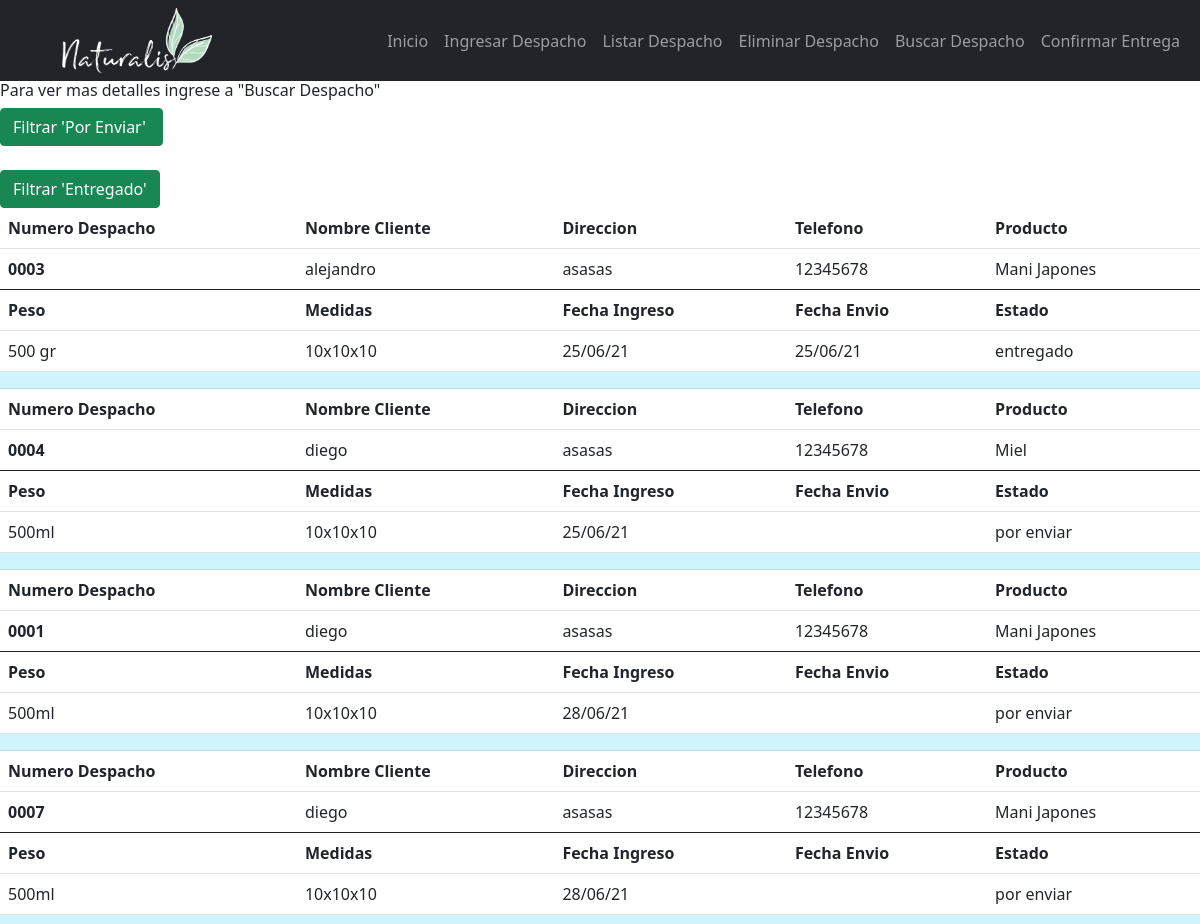
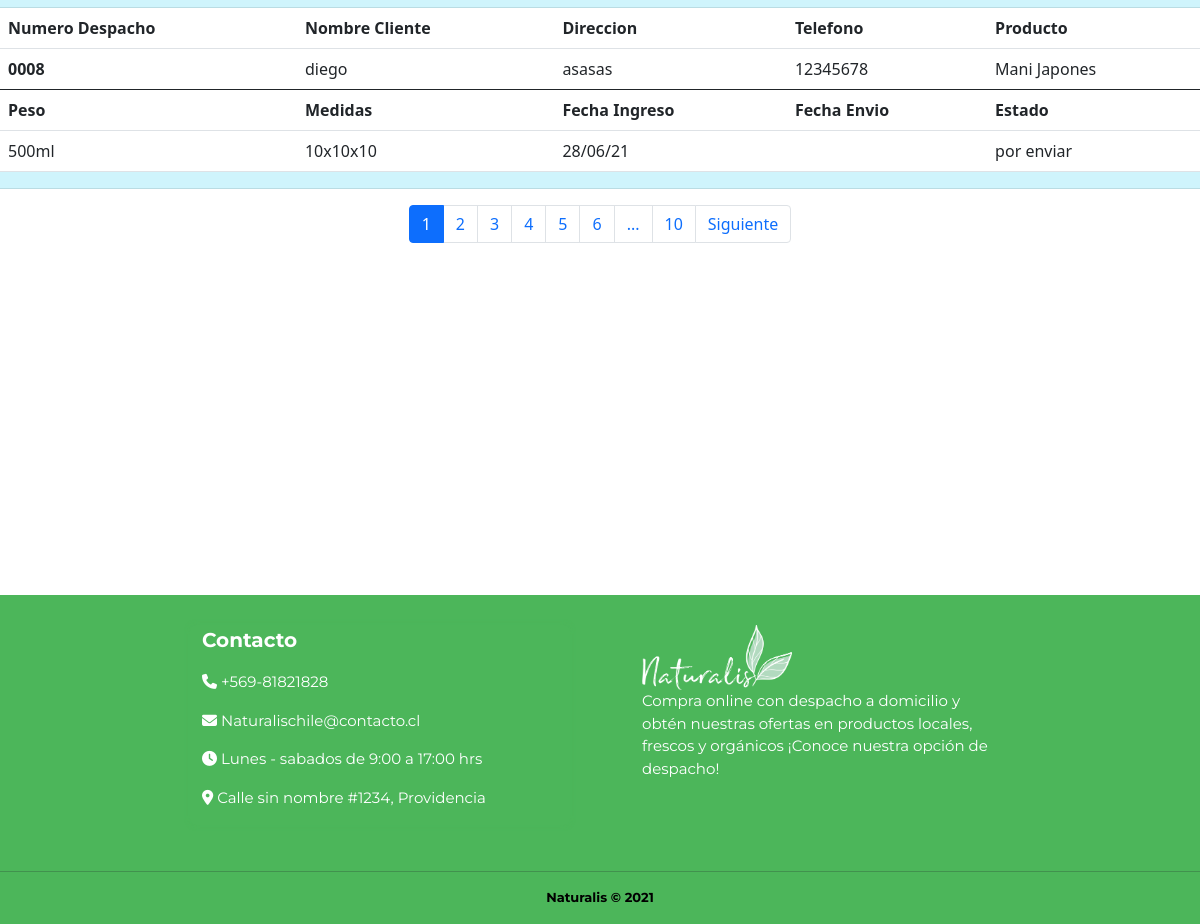
Page /listar_todo/ on the committed database (2 pictures, top to bottom).
### app_despacho/models.py (models this page shows)
class Despacho(models.Model):
    numero_despacho=models.CharField(max_length=30)
    nombre_cliente=models.CharField(max_length=30)
    direccion=models.CharField(max_length=30)
    telefono=models.CharField(max_length=30)
    productos=models.CharField(max_length=60)
    peso=models.CharField(max_length=30)
    medidas=models.CharField(max_length=30)
    fecha_ingreso=models.CharField(max_length=30)
    fecha_envio=models.CharField(max_length=30)
    estado=models.CharField(max_length=30)

### app_despacho/views.py (the view)
# urls.py: path('listar_todo/',views.listar_todo),
def listar_todo(request):
    datos = Despacho.objects.all()
    page = request.GET.get('page',1)
    try:
        paginator = Paginator(datos,5)
        datos = paginator.page(page)
    except:
        raise Http404
    data = {
        'entity':datos,
        'paginator':paginator
    }
    return render(request,"listar_todo.html",data)

### app_despacho/templates/listar_todo.html (shortened to what this page needs)
<!DOCTYPE html>
<html lang="en">
<head>
    {% load static %}
    <link rel="stylesheet" href="{% static 'app_despacho/estilos.css' %}">
    <link rel="stylesheet" href="{% static 'app_despacho/flexboxgrid.min' %}">
    <link href="https://cdn.jsdelivr.net/npm/bootstrap@5.0.2/dist/css/bootstrap.min.css" rel="stylesheet">
</head>
<body>
    {% include "encabezado.html" %}
    <h2 class="fs-6 "> Para ver mas detalles ingrese a "Buscar Despacho"</h2>
    <form action="/listar_por_entregar/"><input type="submit" action="" class="btn btn-success " value="Filtrar 'Por Enviar' "></form>
    <br>
    <form action="/listar_entregado/">
    <input type="submit"  class="btn btn-success" value="Filtrar 'Entregado'">
    </form>
    <form action="/listar_todo/" method="GET">
        <table class="table">
            <thead>
                {% if entity %}
                {% for despa in entity %}
              <tr>
                <th scope="col">Numero Despacho</th>
                <th scope="col">Nombre Cliente</th>
                <th scope="col">Direccion</th>
                <th scope="col">Telefono</th>
                <th scope="col">Producto</th>
              </tr>
              <tr>
                <th scope="row">{{ despa.numero_despacho  }}</th>
                <td>{{ despa.nombre_cliente }}</td>
                <td>{{ despa.direccion }}</td>
                <td>{{ despa.telefono }}</td>
                <td>{{ despa.productos }}</td>
               </tr>
            </thead>
            <tbody>
                <tr>
                    <th scope="col">Peso</th>
                    <th scope="col">Medidas</th>
                    <th scope="col">Fecha Ingreso</th>
                    <th scope="col">Fecha Envio</th>
                    <th scope="col">Estado</th>
                </tr>
                <tr>
                <td>{{ despa.peso }}</td>
                <td>{{ despa.medidas }}</td>
                <td>{{ despa.fecha_ingreso }}</td>
                <td>{{ despa.fecha_envio }}</td>
                <td>{{ despa.estado }}</td>
            <tr>
                <td class="table-info"></td>
                <td class="table-info"></td>
                <td class="table-info"></td>
                <td class="table-info"></td>
                <td class="table-info"></td>
            </tr>
                {% endfor %}
                {% else %}
                 <h2>No existen registros de despachos...</h2>
                {% endif %}
            </tbody>
          </table>
          <div>
              {% include 'paginator.html' %}
          </div>
    </form>
    <br><br><br><br><br><br><br>
    <br><br><br><br><br><br><br>
    {% include "footer.html" %}
</body>
</html>

### app_despacho/templates/encabezado.html (shortened to what this page needs)
<!DOCTYPE html>
<html lang="en">
<head>
    {% load static %}
    <link rel="stylesheet" href="{% static 'app_despacho/css/estilos.css' %}">
    <link rel="stylesheet" href="{% static 'app_despacho/flexboxgrid.css' %}">
    <link href="https://cdn.jsdelivr.net/npm/bootstrap@5.0.2/dist/css/bootstrap.min.css" rel="stylesheet">
</head>
<body>
        <nav class=" navbar navbar-expand-lg navbar-dark  bg-dark sticky-top" >
          <div class="container-fluid">
            <div>
            <a class="navbar-brand logo" href="#">
                <img src="{% static 'app_despacho/img/logo_blanco2.png' %}" width="150">
            </a>
            </div>
            <div class="collapse navbar-collapse" id="navbarSupportedContent">
              <div class="navbar-nav w-100 justify-content-end">
                <a class="nav-link nav" aria-current="page" href="/index/">Inicio</a>
                <a class="nav-link nav" href="/ingresar_despacho/">Ingresar Despacho</a>
                <a class="nav-link nav" href="/listar_todo/">Listar Despacho</a>
                <a class="nav-link nav" href="/eliminar_despacho/">Eliminar Despacho</a>
                <a class="nav-link nav" href="/busqueda_despacho/">Buscar Despacho</a>
                <a class="nav-link nav" href="/confirmar_despacho/">Confirmar Entrega</a>
              </div>
            </div>
          </div>
        </nav>
</body>
</html>

### app_despacho/templates/paginator.html (shortened to what this page needs)
{% if paginator.num_pages > 1%}
<div class="d-flex justify-content-center">
    <ul class="pagination">
        {% for page in paginator.page_range %}
            {% if forloop.last and page != entity.number and paginator.num_pages > 7 %}
                {% if entity.next_page_number != paginator.num_pages%}
                <li class="page-item">
                    <a class="page-link" href="?page={{ entity.number | add:1}}#pagtable">...</a>
                </li>
                {% endif %}
            <li class="page-item">
                    <a class="page-link" href="?page={{paginator.num_pages}}#pagtable">{{paginator.num_pages}}</a>
            </li>
            {% endif %}
            {% if page < 7 or page == entity.number %}
            <li class="page-item {% if page == entity.number %}active{% endif %}">
                <a class="page-link" href="?page={{ page }}#pagtable">{{ page }}</a>
            </li>
            {% endif %}
        {% endfor %}
        {% if entity.has_next %}
            <li class="page-item d-none d-sm-block">
                <a class="page-link" href="?page={{ entity.next_page_number }}#pagtable">Siguiente</a>
            </li>
        {% endif %}
    </ul>
</div>
{% endif %}

### app_despacho/templates/footer.html (shortened to what this page needs)
<!DOCTYPE html>
<html lang="en">
<head>
    {% load static %}
    <link href="https://cdn.jsdelivr.net/npm/bootstrap@5.0.1/dist/css/bootstrap.min.css" rel="stylesheet">
    <link rel="stylesheet" href="{% static 'app_despacho/css/estilos.css' %}">
</head>
<body>
    <div class="conteiner">
        <footer>
            <div class="caja row justify-content-center">
              <div class="pre_footer">
                <div class="info">
                  <p class="titulo_footer">Contacto</p>
                  <p class="descripcion_footer"><i class="fas fa-phone"></i> +569-81821828</p>
                  <p  class="descripcion_footer"><i class="fas fa-envelope"></i> Naturalischile@contacto.cl</p>
                  <p class="descripcion_footer"><i class="fas fa-clock"></i>  Lunes - sabados de 9:00 a 17:00 hrs </p>
                  <p class="descripcion_footer"><i class="fas fa-map-marker-alt"></i> Calle sin nombre #1234, Providencia </p>
                </div>
              </div>
              <div class="pre_footer2">
                <img src="{% static 'app_despacho/img/logo_blanco2.png' %}" width="150">
                <div class="info">
                  <p class="descripcion_footer">Compra online con despacho a domicilio y obtén nuestras ofertas en productos locales, frescos y orgánicos ¡Conoce nuestra opción de despacho!</p>
                </div>
              </div>
            </div>
            <div class="caja2 row justify-content-center">
              <div class="footer2">
                <hr>
              </div>
              <p class="texto_footer">Naturalis &copy; 2021</p>
            </div>
          </footer>
    </div>
</body>
</html>

### app_despacho/static/app_despacho/css/estilos.css (style rules this page uses)
.logo { margin-left: 50px; }
.caja { background:rgb(76, 182, 90); }
.pre_footer { margin: 30px; max-width: 380px; display: flex; flex-flow: column; border-radius: 6px; box-shadow: 0 0 0.3em rgb(76, 182, 90); }
.pre_footer2 { margin: 30px; max-width: 380px; display: flex; flex-flow: column; }
.titulo_footer { color:rgb(255, 255, 255); font-family: 'Montserrat', sans-serif; font-weight: bold; font-size: 20px; }
.descripcion_footer { font-family: 'Montserrat', sans-serif; color: rgb(255, 255, 255); font-size: 15px; }
.caja2 { background:rgb(76, 182, 90); }
.texto_footer { font-family: 'Montserrat', sans-serif; color: black; font-weight: bold; font-size: 13px; text-align: center; }

### rows in the picture
Despacho: numero_despacho "0003", nombre_cliente "alejandro", direccion "asasas", telefono "12345678", productos "Mani Japones", peso "500 gr", medidas "10x10x10", fecha_ingreso "25/06/21", fecha_envio "25/06/21", estado "entregado"
Despacho: numero_despacho "0004", nombre_cliente "diego", direccion "asasas", telefono "12345678", productos "Miel", peso "500ml", medidas "10x10x10", fecha_ingreso "25/06/21", estado "por enviar"
Despacho: numero_despacho "0001", nombre_cliente "diego", direccion "asasas", telefono "12345678", productos "Mani Japones", peso "500ml", medidas "10x10x10", fecha_ingreso "28/06/21", estado "por enviar"
Despacho: numero_despacho "0007", nombre_cliente "diego", direccion "asasas", telefono "12345678", productos "Mani Japones", peso "500ml", medidas "10x10x10", fecha_ingreso "28/06/21", estado "por enviar"
Despacho: numero_despacho "0008", nombre_cliente "diego", direccion "asasas", telefono "12345678", productos "Mani Japones", peso "500ml", medidas "10x10x10", fecha_ingreso "28/06/21", estado "por enviar"

### other values in the picture
{{ page }} "1" "2" "3" "4" "5" "6"
{{ paginator.num_pages }} "10"
